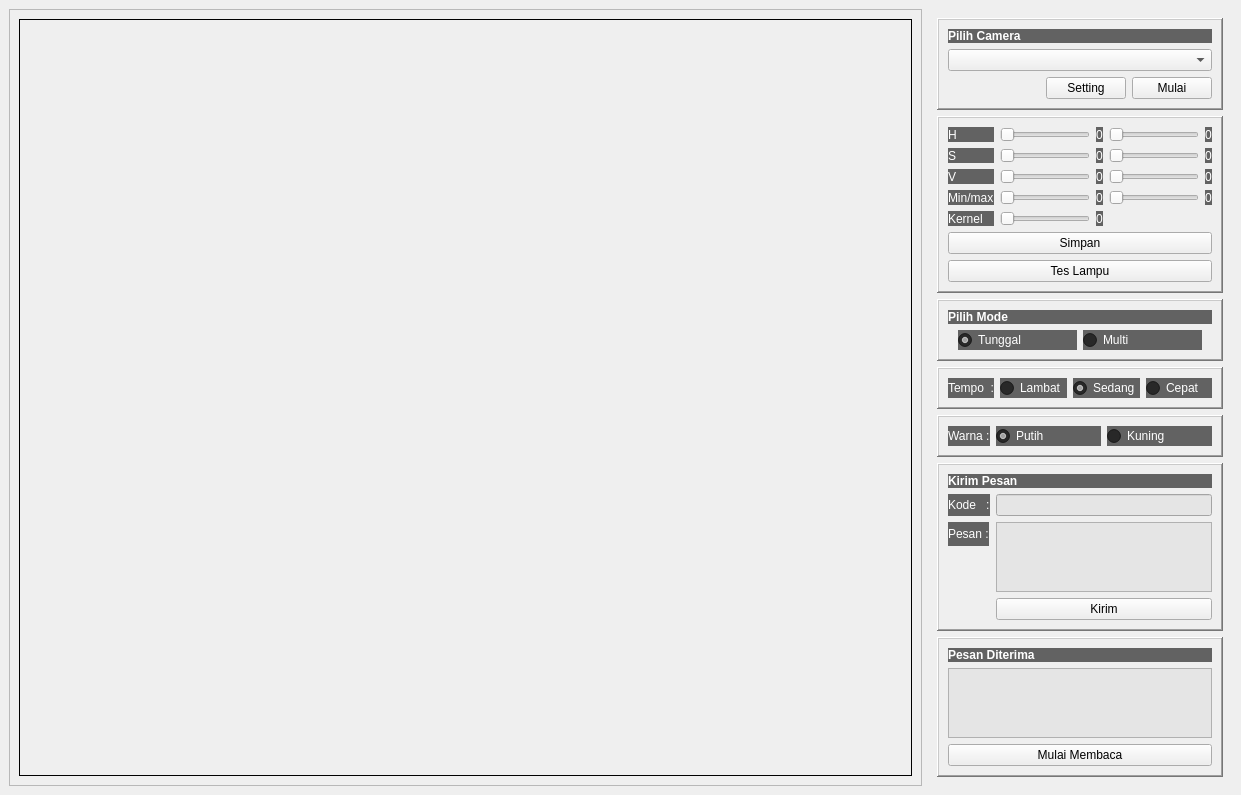
<?xml version="1.0" encoding="UTF-8"?>
<ui version="4.0">
 <class>MainWindow</class>
 <widget class="QMainWindow" name="MainWindow">
  <property name="windowModality">
   <enum>Qt::ApplicationModal</enum>
  </property>
  <property name="geometry">
   <rect>
    <x>0</x>
    <y>0</y>
    <width>1241</width>
    <height>776</height>
   </rect>
  </property>
  <property name="windowTitle">
   <string>MainWindow</string>
  </property>
  <widget class="QWidget" name="centralwidget">
   <layout class="QHBoxLayout" name="horizontalLayout">
    <item>
     <widget class="QFrame" name="qframe">
      <property name="sizePolicy">
       <sizepolicy hsizetype="Expanding" vsizetype="Preferred">
        <horstretch>3</horstretch>
        <verstretch>0</verstretch>
       </sizepolicy>
      </property>
      <property name="frameShape">
       <enum>QFrame::StyledPanel</enum>
      </property>
      <property name="frameShadow">
       <enum>QFrame::Raised</enum>
      </property>
      <layout class="QVBoxLayout" name="verticalLayout_6">
       <item>
        <widget class="QLabel" name="label_frame">
         <property name="autoFillBackground">
          <bool>false</bool>
         </property>
         <property name="frameShape">
          <enum>QFrame::Box</enum>
         </property>
         <property name="frameShadow">
          <enum>QFrame::Plain</enum>
         </property>
         <property name="text">
          <string/>
         </property>
         <property name="scaledContents">
          <bool>true</bool>
         </property>
        </widget>
       </item>
      </layout>
     </widget>
    </item>
    <item>
     <widget class="QFrame" name="frame_2">
      <property name="sizePolicy">
       <sizepolicy hsizetype="Expanding" vsizetype="Preferred">
        <horstretch>1</horstretch>
        <verstretch>0</verstretch>
       </sizepolicy>
      </property>
      <property name="autoFillBackground">
       <bool>false</bool>
      </property>
      <property name="frameShape">
       <enum>QFrame::NoFrame</enum>
      </property>
      <property name="frameShadow">
       <enum>QFrame::Raised</enum>
      </property>
      <layout class="QVBoxLayout" name="verticalLayout_4">
       <item>
        <widget class="QFrame" name="frame_3">
         <property name="autoFillBackground">
          <bool>false</bool>
         </property>
         <property name="styleSheet">
          <string notr="true"/>
         </property>
         <property name="frameShape">
          <enum>QFrame::WinPanel</enum>
         </property>
         <property name="frameShadow">
          <enum>QFrame::Raised</enum>
         </property>
         <property name="lineWidth">
          <number>2</number>
         </property>
         <layout class="QVBoxLayout" name="verticalLayout_5">
          <item>
           <widget class="QLabel" name="label">
            <property name="sizePolicy">
             <sizepolicy hsizetype="Preferred" vsizetype="Maximum">
              <horstretch>0</horstretch>
              <verstretch>0</verstretch>
             </sizepolicy>
            </property>
            <property name="font">
             <font>
              <weight>75</weight>
              <bold>true</bold>
             </font>
            </property>
            <property name="styleSheet">
             <string notr="true">color: rgb(255, 255, 255);
background-color: rgba(0, 0, 0, 150);</string>
            </property>
            <property name="text">
             <string>Pilih Camera</string>
            </property>
           </widget>
          </item>
          <item>
           <widget class="QComboBox" name="comboBox_camera"/>
          </item>
          <item>
           <layout class="QHBoxLayout" name="horizontalLayout_2">
            <item>
             <spacer name="horizontalSpacer">
              <property name="orientation">
               <enum>Qt::Horizontal</enum>
              </property>
              <property name="sizeType">
               <enum>QSizePolicy::MinimumExpanding</enum>
              </property>
              <property name="sizeHint" stdset="0">
               <size>
                <width>40</width>
                <height>20</height>
               </size>
              </property>
             </spacer>
            </item>
            <item>
             <widget class="QPushButton" name="pushButton_setting">
              <property name="text">
               <string>Setting</string>
              </property>
             </widget>
            </item>
            <item>
             <widget class="QPushButton" name="pushButton_start">
              <property name="sizePolicy">
               <sizepolicy hsizetype="Maximum" vsizetype="Fixed">
                <horstretch>0</horstretch>
                <verstretch>0</verstretch>
               </sizepolicy>
              </property>
              <property name="text">
               <string>Mulai</string>
              </property>
             </widget>
            </item>
           </layout>
          </item>
         </layout>
        </widget>
       </item>
       <item>
        <widget class="QFrame" name="frame_setting">
         <property name="frameShape">
          <enum>QFrame::WinPanel</enum>
         </property>
         <property name="frameShadow">
          <enum>QFrame::Raised</enum>
         </property>
         <layout class="QVBoxLayout" name="verticalLayout_9">
          <item>
           <layout class="QGridLayout" name="gridLayout">
            <item row="2" column="2">
             <widget class="QLabel" name="label_v">
              <property name="styleSheet">
               <string notr="true">color: rgb(255, 255, 255);
background-color: rgba(0, 0, 0, 150);</string>
              </property>
              <property name="text">
               <string>0</string>
              </property>
             </widget>
            </item>
            <item row="1" column="4">
             <widget class="QLabel" name="label_smax">
              <property name="styleSheet">
               <string notr="true">color: rgb(255, 255, 255);
background-color: rgba(0, 0, 0, 150);</string>
              </property>
              <property name="text">
               <string>0</string>
              </property>
             </widget>
            </item>
            <item row="0" column="4">
             <widget class="QLabel" name="label_hmax">
              <property name="styleSheet">
               <string notr="true">color: rgb(255, 255, 255);
background-color: rgba(0, 0, 0, 150);</string>
              </property>
              <property name="text">
               <string>0</string>
              </property>
             </widget>
            </item>
            <item row="1" column="3">
             <widget class="QSlider" name="horizontalSlider_smax">
              <property name="maximum">
               <number>255</number>
              </property>
              <property name="orientation">
               <enum>Qt::Horizontal</enum>
              </property>
             </widget>
            </item>
            <item row="2" column="0">
             <widget class="QLabel" name="label_13">
              <property name="styleSheet">
               <string notr="true">color: rgb(255, 255, 255);
background-color: rgba(0, 0, 0, 150);</string>
              </property>
              <property name="text">
               <string>V</string>
              </property>
             </widget>
            </item>
            <item row="1" column="0">
             <widget class="QLabel" name="label_11">
              <property name="styleSheet">
               <string notr="true">color: rgb(255, 255, 255);
background-color: rgba(0, 0, 0, 150);</string>
              </property>
              <property name="text">
               <string>S</string>
              </property>
             </widget>
            </item>
            <item row="0" column="2">
             <widget class="QLabel" name="label_h">
              <property name="styleSheet">
               <string notr="true">color: rgb(255, 255, 255);
background-color: rgba(0, 0, 0, 150);</string>
              </property>
              <property name="text">
               <string>0</string>
              </property>
             </widget>
            </item>
            <item row="1" column="1">
             <widget class="QSlider" name="horizontalSlider_s">
              <property name="maximum">
               <number>255</number>
              </property>
              <property name="orientation">
               <enum>Qt::Horizontal</enum>
              </property>
             </widget>
            </item>
            <item row="3" column="1">
             <widget class="QSlider" name="horizontalSlider_min">
              <property name="minimum">
               <number>1</number>
              </property>
              <property name="maximum">
               <number>100</number>
              </property>
              <property name="singleStep">
               <number>0</number>
              </property>
              <property name="orientation">
               <enum>Qt::Horizontal</enum>
              </property>
             </widget>
            </item>
            <item row="1" column="2">
             <widget class="QLabel" name="label_s">
              <property name="styleSheet">
               <string notr="true">color: rgb(255, 255, 255);
background-color: rgba(0, 0, 0, 150);</string>
              </property>
              <property name="text">
               <string>0</string>
              </property>
             </widget>
            </item>
            <item row="2" column="3">
             <widget class="QSlider" name="horizontalSlider_vmax">
              <property name="maximum">
               <number>255</number>
              </property>
              <property name="orientation">
               <enum>Qt::Horizontal</enum>
              </property>
             </widget>
            </item>
            <item row="4" column="1">
             <widget class="QSlider" name="horizontalSlider_kernel">
              <property name="minimum">
               <number>1</number>
              </property>
              <property name="orientation">
               <enum>Qt::Horizontal</enum>
              </property>
             </widget>
            </item>
            <item row="4" column="0">
             <widget class="QLabel" name="label_19">
              <property name="styleSheet">
               <string notr="true">color: rgb(255, 255, 255);
background-color: rgba(0, 0, 0, 150);</string>
              </property>
              <property name="text">
               <string>Kernel</string>
              </property>
             </widget>
            </item>
            <item row="2" column="1">
             <widget class="QSlider" name="horizontalSlider_v">
              <property name="maximum">
               <number>255</number>
              </property>
              <property name="orientation">
               <enum>Qt::Horizontal</enum>
              </property>
             </widget>
            </item>
            <item row="3" column="2">
             <widget class="QLabel" name="label_min">
              <property name="styleSheet">
               <string notr="true">color: rgb(255, 255, 255);
background-color: rgba(0, 0, 0, 150);</string>
              </property>
              <property name="text">
               <string>0</string>
              </property>
             </widget>
            </item>
            <item row="0" column="3">
             <widget class="QSlider" name="horizontalSlider_hmax">
              <property name="maximum">
               <number>180</number>
              </property>
              <property name="orientation">
               <enum>Qt::Horizontal</enum>
              </property>
             </widget>
            </item>
            <item row="3" column="0">
             <widget class="QLabel" name="label_15">
              <property name="styleSheet">
               <string notr="true">color: rgb(255, 255, 255);
background-color: rgba(0, 0, 0, 150);</string>
              </property>
              <property name="text">
               <string>Min/max</string>
              </property>
             </widget>
            </item>
            <item row="2" column="4">
             <widget class="QLabel" name="label_vmax">
              <property name="styleSheet">
               <string notr="true">color: rgb(255, 255, 255);
background-color: rgba(0, 0, 0, 150);</string>
              </property>
              <property name="text">
               <string>0</string>
              </property>
             </widget>
            </item>
            <item row="0" column="0">
             <widget class="QLabel" name="label_9">
              <property name="styleSheet">
               <string notr="true">color: rgb(255, 255, 255);
background-color: rgba(0, 0, 0, 150);</string>
              </property>
              <property name="text">
               <string>H</string>
              </property>
             </widget>
            </item>
            <item row="3" column="4">
             <widget class="QLabel" name="label_max">
              <property name="styleSheet">
               <string notr="true">color: rgb(255, 255, 255);
background-color: rgba(0, 0, 0, 150);</string>
              </property>
              <property name="text">
               <string>0</string>
              </property>
             </widget>
            </item>
            <item row="0" column="1">
             <widget class="QSlider" name="horizontalSlider_h">
              <property name="maximum">
               <number>180</number>
              </property>
              <property name="orientation">
               <enum>Qt::Horizontal</enum>
              </property>
             </widget>
            </item>
            <item row="3" column="3">
             <widget class="QSlider" name="horizontalSlider_max">
              <property name="minimum">
               <number>1</number>
              </property>
              <property name="maximum">
               <number>100</number>
              </property>
              <property name="orientation">
               <enum>Qt::Horizontal</enum>
              </property>
             </widget>
            </item>
            <item row="4" column="2">
             <widget class="QLabel" name="label_kernel">
              <property name="styleSheet">
               <string notr="true">color: rgb(255, 255, 255);
background-color: rgba(0, 0, 0, 150);</string>
              </property>
              <property name="text">
               <string>0</string>
              </property>
             </widget>
            </item>
           </layout>
          </item>
          <item>
           <widget class="QPushButton" name="pushButton_saveconst">
            <property name="text">
             <string>Simpan</string>
            </property>
           </widget>
          </item>
          <item>
           <widget class="QPushButton" name="pushButton_testLampu">
            <property name="text">
             <string>Tes Lampu</string>
            </property>
           </widget>
          </item>
         </layout>
        </widget>
       </item>
       <item>
        <widget class="QFrame" name="frame_4">
         <property name="autoFillBackground">
          <bool>false</bool>
         </property>
         <property name="frameShape">
          <enum>QFrame::WinPanel</enum>
         </property>
         <property name="frameShadow">
          <enum>QFrame::Raised</enum>
         </property>
         <layout class="QVBoxLayout" name="verticalLayout">
          <item>
           <widget class="QLabel" name="label_2">
            <property name="sizePolicy">
             <sizepolicy hsizetype="Preferred" vsizetype="Maximum">
              <horstretch>0</horstretch>
              <verstretch>0</verstretch>
             </sizepolicy>
            </property>
            <property name="font">
             <font>
              <weight>75</weight>
              <bold>true</bold>
             </font>
            </property>
            <property name="styleSheet">
             <string notr="true">color: rgb(255, 255, 255);
background-color: rgba(0, 0, 0, 150);</string>
            </property>
            <property name="text">
             <string>Pilih Mode</string>
            </property>
           </widget>
          </item>
          <item>
           <layout class="QHBoxLayout" name="horizontalLayout_3">
            <property name="leftMargin">
             <number>10</number>
            </property>
            <property name="rightMargin">
             <number>10</number>
            </property>
            <item>
             <widget class="QRadioButton" name="radioButton_tunggal">
              <property name="styleSheet">
               <string notr="true">color: rgb(255, 255, 255);
background-color: rgba(0, 0, 0, 150);</string>
              </property>
              <property name="text">
               <string>Tunggal</string>
              </property>
              <property name="checked">
               <bool>true</bool>
              </property>
             </widget>
            </item>
            <item>
             <widget class="QRadioButton" name="radioButton_multi">
              <property name="styleSheet">
               <string notr="true">color: rgb(255, 255, 255);
background-color: rgba(0, 0, 0, 150);</string>
              </property>
              <property name="text">
               <string>Multi</string>
              </property>
             </widget>
            </item>
           </layout>
          </item>
         </layout>
        </widget>
       </item>
       <item>
        <widget class="QFrame" name="frame_mode">
         <property name="frameShape">
          <enum>QFrame::WinPanel</enum>
         </property>
         <property name="frameShadow">
          <enum>QFrame::Raised</enum>
         </property>
         <layout class="QVBoxLayout" name="verticalLayout_7">
          <item>
           <layout class="QFormLayout" name="formLayout_2">
            <item row="0" column="1">
             <layout class="QHBoxLayout" name="horizontalLayout_4">
              <item>
               <widget class="QRadioButton" name="radioButton_lambat">
                <property name="styleSheet">
                 <string notr="true">color: rgb(255, 255, 255);
background-color: rgba(0, 0, 0, 150);</string>
                </property>
                <property name="text">
                 <string>Lambat</string>
                </property>
               </widget>
              </item>
              <item>
               <widget class="QRadioButton" name="radioButton_sedang">
                <property name="styleSheet">
                 <string notr="true">color: rgb(255, 255, 255);
background-color: rgba(0, 0, 0, 150);</string>
                </property>
                <property name="text">
                 <string>Sedang</string>
                </property>
                <property name="checked">
                 <bool>true</bool>
                </property>
               </widget>
              </item>
              <item>
               <widget class="QRadioButton" name="radioButton_cepat">
                <property name="styleSheet">
                 <string notr="true">color: rgb(255, 255, 255);
background-color: rgba(0, 0, 0, 150);</string>
                </property>
                <property name="text">
                 <string>Cepat</string>
                </property>
               </widget>
              </item>
             </layout>
            </item>
            <item row="0" column="0">
             <widget class="QLabel" name="label_4">
              <property name="styleSheet">
               <string notr="true">color: rgb(255, 255, 255);
background-color: rgba(0, 0, 0, 150);</string>
              </property>
              <property name="text">
               <string>Tempo  :</string>
              </property>
             </widget>
            </item>
           </layout>
          </item>
         </layout>
        </widget>
       </item>
       <item>
        <widget class="QFrame" name="frame_color">
         <property name="frameShape">
          <enum>QFrame::WinPanel</enum>
         </property>
         <property name="frameShadow">
          <enum>QFrame::Raised</enum>
         </property>
         <layout class="QVBoxLayout" name="verticalLayout_8">
          <item>
           <layout class="QFormLayout" name="formLayout_3">
            <item row="0" column="0">
             <widget class="QLabel" name="label_8">
              <property name="styleSheet">
               <string notr="true">color: rgb(255, 255, 255);
background-color: rgba(0, 0, 0, 150);</string>
              </property>
              <property name="text">
               <string>Warna :</string>
              </property>
             </widget>
            </item>
            <item row="0" column="1">
             <layout class="QHBoxLayout" name="horizontalLayout_6">
              <item>
               <widget class="QRadioButton" name="radioButton_putih">
                <property name="styleSheet">
                 <string notr="true">color: rgb(255, 255, 255);
background-color: rgba(0, 0, 0, 150);</string>
                </property>
                <property name="text">
                 <string>Putih</string>
                </property>
                <property name="checked">
                 <bool>true</bool>
                </property>
               </widget>
              </item>
              <item>
               <widget class="QRadioButton" name="radioButton_kuning">
                <property name="styleSheet">
                 <string notr="true">color: rgb(255, 255, 255);
background-color: rgba(0, 0, 0, 150);</string>
                </property>
                <property name="text">
                 <string>Kuning</string>
                </property>
               </widget>
              </item>
             </layout>
            </item>
           </layout>
          </item>
         </layout>
        </widget>
       </item>
       <item>
        <widget class="QFrame" name="frame_5">
         <property name="autoFillBackground">
          <bool>false</bool>
         </property>
         <property name="frameShape">
          <enum>QFrame::WinPanel</enum>
         </property>
         <property name="frameShadow">
          <enum>QFrame::Raised</enum>
         </property>
         <layout class="QVBoxLayout" name="verticalLayout_2">
          <item>
           <widget class="QLabel" name="label_3">
            <property name="font">
             <font>
              <weight>75</weight>
              <bold>true</bold>
             </font>
            </property>
            <property name="styleSheet">
             <string notr="true">color: rgb(255, 255, 255);
background-color: rgba(0, 0, 0, 150);</string>
            </property>
            <property name="text">
             <string>Kirim Pesan</string>
            </property>
           </widget>
          </item>
          <item>
           <layout class="QFormLayout" name="formLayout">
            <item row="1" column="0">
             <widget class="QLabel" name="label_5">
              <property name="styleSheet">
               <string notr="true">color: rgb(255, 255, 255);
background-color: rgba(0, 0, 0, 150);</string>
              </property>
              <property name="text">
               <string>Kode   :</string>
              </property>
             </widget>
            </item>
            <item row="1" column="1">
             <widget class="QLineEdit" name="lineEdit_code_send">
              <property name="styleSheet">
               <string notr="true">background-color: rgb(229, 229, 229);</string>
              </property>
              <property name="text">
               <string/>
              </property>
             </widget>
            </item>
            <item row="2" column="0">
             <widget class="QLabel" name="label_6">
              <property name="styleSheet">
               <string notr="true">color: rgb(255, 255, 255);
background-color: rgba(0, 0, 0, 150);</string>
              </property>
              <property name="text">
               <string>Pesan :</string>
              </property>
             </widget>
            </item>
            <item row="2" column="1">
             <widget class="QTextEdit" name="textEdit_msg_send">
              <property name="styleSheet">
               <string notr="true">background-color: rgb(229, 229, 229);</string>
              </property>
              <property name="html">
               <string>&lt;!DOCTYPE HTML PUBLIC &quot;-//W3C//DTD HTML 4.0//EN&quot; &quot;http://www.w3.org/TR/REC-html40/strict.dtd&quot;&gt;
&lt;html&gt;&lt;head&gt;&lt;meta name=&quot;qrichtext&quot; content=&quot;1&quot; /&gt;&lt;style type=&quot;text/css&quot;&gt;
p, li { white-space: pre-wrap; }
&lt;/style&gt;&lt;/head&gt;&lt;body style=&quot; font-family:'MS Shell Dlg 2'; font-size:7.8pt; font-weight:400; font-style:normal;&quot;&gt;
&lt;p style=&quot;-qt-paragraph-type:empty; margin-top:0px; margin-bottom:0px; margin-left:0px; margin-right:0px; -qt-block-indent:0; text-indent:0px; font-family:'MS Shell Dlg 2';&quot;&gt;&lt;br /&gt;&lt;/p&gt;&lt;/body&gt;&lt;/html&gt;</string>
              </property>
             </widget>
            </item>
            <item row="3" column="1">
             <widget class="QPushButton" name="pushButton_send">
              <property name="text">
               <string>Kirim</string>
              </property>
             </widget>
            </item>
           </layout>
          </item>
         </layout>
        </widget>
       </item>
       <item>
        <widget class="QFrame" name="frame_6">
         <property name="autoFillBackground">
          <bool>false</bool>
         </property>
         <property name="frameShape">
          <enum>QFrame::WinPanel</enum>
         </property>
         <property name="frameShadow">
          <enum>QFrame::Raised</enum>
         </property>
         <layout class="QVBoxLayout" name="verticalLayout_3">
          <item>
           <widget class="QLabel" name="label_7">
            <property name="font">
             <font>
              <weight>75</weight>
              <bold>true</bold>
             </font>
            </property>
            <property name="styleSheet">
             <string notr="true">color: rgb(255, 255, 255);
background-color: rgba(0, 0, 0, 150);</string>
            </property>
            <property name="text">
             <string>Pesan Diterima</string>
            </property>
           </widget>
          </item>
          <item>
           <widget class="QListWidget" name="listView_msg">
            <property name="styleSheet">
             <string notr="true">background-color: rgb(229, 229, 229);</string>
            </property>
           </widget>
          </item>
          <item>
           <widget class="QPushButton" name="pushButton_startRead">
            <property name="text">
             <string>Mulai Membaca</string>
            </property>
           </widget>
          </item>
         </layout>
        </widget>
       </item>
      </layout>
     </widget>
    </item>
   </layout>
  </widget>
 </widget>
 <resources/>
 <connections/>
</ui>
